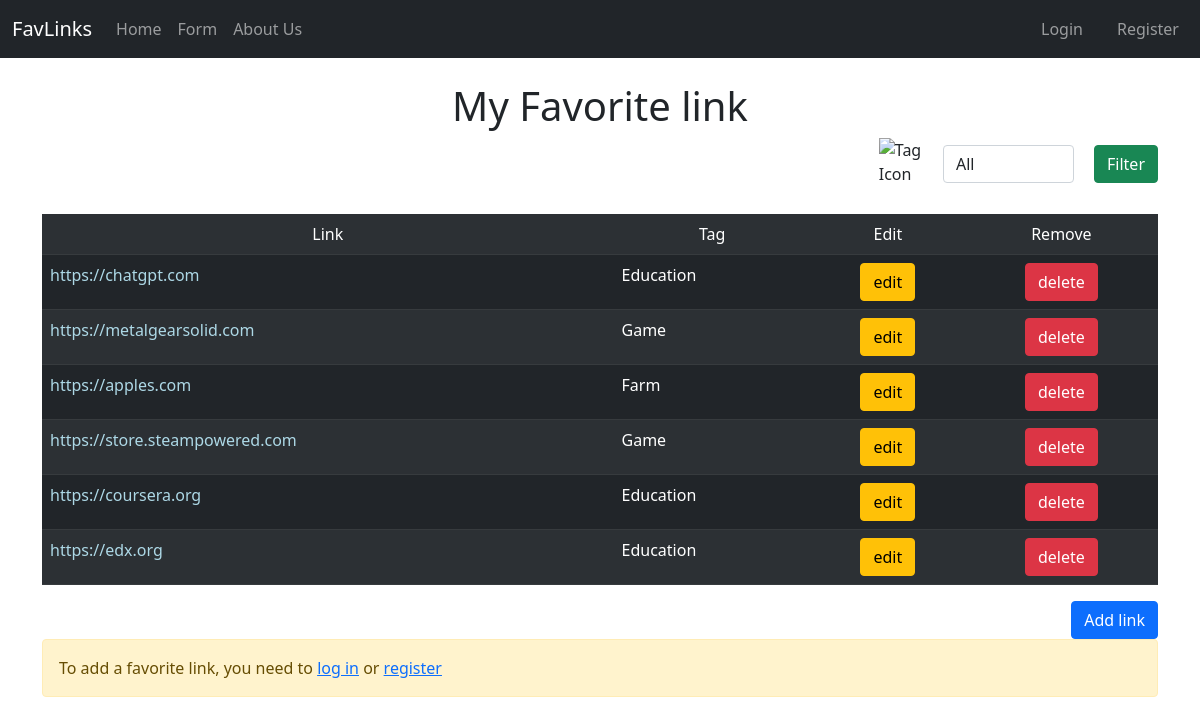
The page / on the database its author committed.
### app_general/models.py (models this page shows, shortened)
class Person(models.Model):
    name = models.CharField(max_length=50)
    tag  = models.CharField(max_length=50,blank=True)

### app_general/views.py (the view)
# urls.py: path("",views.index,name='home'),
def index(request):
    filtername = ""
    if request.method == "POST":
        filtername = request.POST["filtername"]
        print(filtername)
        if filtername:
            person = Person.objects.filter(tag=filtername)
        else:
            person = Person.objects.all()
    else:
        person = Person.objects.all()
    tags = Person.objects.values_list('tag',flat=True).distinct()
    return render(request,"index.html",{'data':person,
                                        'tags':tags,
                                        'selected_tag':tags})

### app_general/templates/index.html (shortened to what this page needs)
{% extends "base.html" %}
{% block content %}
    <center><h1>My Favorite link</h1></center>
    <div class="d-flex justify-content-end mb-4">
        <form method="post" class="d-flex align-items-center">
            <div class="form-group d-flex align-items-center">
                <div style="padding-right: 15px;">
                    <label for="filtername" class="mr-3 mb-1">
                        <img src="https://img.icons8.com/?size=100&id=3720&format=png&color=000000" alt="Tag Icon" width="20" height="20">
                    </label>
                </div>
                <select name="filtername" id="tag" class="form-control mr-3">
                    <option value="">All</option>
                </select>
            </div>
            <div style="padding-left: 20px;">
                <button type="submit" class="btn btn-success">Filter</button>
            </div>
        </form>
    </div>
    <table class="table table-dark table-striped">
        <tr>
            <td><center>Link</center></td>
            <td><center>Tag</center></td>
            <td><center>Edit</center></td>
            <td><center>Remove</center></td>
        </tr>
        {% for p in data %}
        <tr>
            <td><a href="{{p.name}}" class="custom-link" target="_blank">{{p.name}}</a></td>
            <td>{{p.tag}}</td>
            <td><center><a href="edit/{{p.id}}" class="btn btn-warning">edit</a></center></td>
            <td><center>
                <a href="delete/{{p.id}}"
                class="btn btn-danger"
                onclick = "return confirm('Do you want to delete {{p.name}} ?')"
                >delete</a></center>
            </td>
        </tr>
        {% endfor %}
    </table>
    <div class="d-flex justify-content-end">
        <a href="{% url 'form' %}" class="btn btn-primary" id="predictButton">Add link</a>
    </div>
    {% if user.is_authenticated %}
        <div class="d-flex justify-content-end">
            <a href="{% url 'form' %}" class="btn btn-primary" id="predictButton">Add link</a>
        </div>
    {% else %}
        <div class="alert alert-warning" role="alert">
            <span>To add a favorite link, you need to <a href="{% url 'login' %}">log in</a> or <a href="{% url 'register' %}">register</a></span>
        </div>
    {% endif %}
{% endblock %}

### app_general/templates/base.html (shortened to what this page needs)
<!DOCTYPE html>
<html lang="en">
<head>
    <link href="https://cdn.jsdelivr.net/npm/bootstrap@5.0.2/dist/css/bootstrap.min.css" rel="stylesheet">
</head>
<body>
    <nav class="navbar navbar-expand-lg navbar-dark bg-dark">
        <div class="container-fluid">
            <a class="navbar-brand" href="/">FavLinks</a>
            <div class="collapse navbar-collapse" id="navbarSupportedContent">
                <ul class="navbar-nav me-auto mb-2 mb-lg-0">
                    <li class="nav-item">
                        <a class="nav-link" aria-current="page" href="/">Home</a>
                    </li>
                    <li class="nav-item">
                        <a class="nav-link" href="/form">Form</a>
                    </li>
                    <li class="nav-item">
                        <a class="nav-link" href="/about">About Us</a>
                    </li>
                </ul>
                <ul class="navbar-nav ms-auto mb-2 mb-lg-0">
                    {% if user.is_authenticated %}
                    <li class="nav-item ms-3">
                        <form method="post" action="{% url 'admin:index' %}" style="display: inline;">
                            {% csrf_token %}
                            <button type="submit" class="btn btn-link nav-link" style="display: inline">Admin</button>
                        </form>
                    </li>
                    <li class="nav-item ms-3">
                        <form  action="#" style="display: inline;">
                            {% csrf_token %}
                            <button type="submit" class="btn btn-link nav-link" style="display: inline">{{ user.username }}</button>
                        </form>
                    </li>
                    <li class="nav-item ms-3">
                        <form method="post" action="{% url 'logout' %}" style="display: inline;">
                            {% csrf_token %}
                            <button type="submit" class="btn btn-link nav-link" style="display: inline">Logout</button>
                        </form>
                    </li>
                    {% else %}
                    <li class="nav-item ms-3">
                        <form method="post" action="{% url 'login' %}" style="display: inline;">
                            <button type="submit" class="btn btn-link nav-link" style="display: inline">Login</button>
                        </form>
                    </li>
                    <li class="nav-item ms-3">
                        <form method="post" action="{% url 'register' %}" style="display: inline;">
                            <button type="submit" class="btn btn-link nav-link" style="display: inline">Register</button>
                        </form>
                    </li>
                    {% endif %}
            </div>
        </div>
    </nav>
    <div class="container my-4">
        {% block content %}
        {% endblock %}
    </div>
</body>
</html>

### app_general/templates/index.html (style rules this page uses)
a.custom-link { text-decoration: none; color: lightblue; }

### rows shown on the page
Person: name "https://chatgpt.com", tag "Education"
Person: name "https://metalgearsolid.com", tag "Game"
Person: name "https://apples.com", tag "Farm"
Person: name "https://store.steampowered.com", tag "Game"
Person: name "https://coursera.org", tag "Education"
Person: name "https://edx.org", tag "Education"
